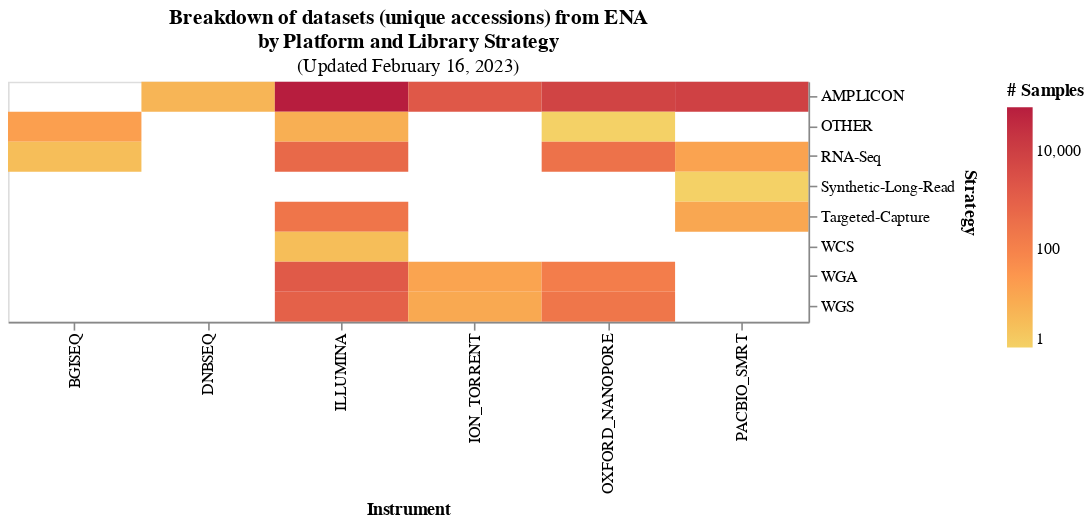

Write notebook code for a chart like this one.
### Code cell
back = alt.Chart(heatmap_2d).mark_rect(opacity=1).encode(
    x=alt.X(
        "instrument_platform:N",
        title="Instrument"
    ),
    y=alt.Y(
        "library_strategy:N",
        title="Strategy",
        axis=alt.Axis(orient='right')
    ),
    color=alt.Color(
        "run_accession:Q",
        title="# Samples",
        scale=alt.Scale(
            scheme="goldred",
            type="log"
        ),
    ),
    tooltip=[
        alt.Tooltip(
            "instrument_platform:N",
            title="Machine"
        ),
        alt.Tooltip(
            "run_accession:Q",
            title="Number of runs"
        ),
        alt.Tooltip(
            "library_strategy:N",
            title="Protocol"
        )
    ]
).properties(
    width=500,
    height=150,
    title={
      "text": 
        ["Breakdown of datasets (unique accessions) from ENA",
         "by Platform and Library Strategy"],
      "subtitle":"(Updated {})".format(today.strftime("%B %d, %Y"))
    }
)

back

### Figure 1 — Vega-Lite specification as saved in the notebook (floating-point values rounded to 4 significant figures)
{"config": {"view": {"continuousWidth": 400, "continuousHeight": 300}}, "data": {"name": "data-112390675ef7a43e38b2c06afe6a953a"}, "mark": {"type": "rect", "opacity": 1}, "encoding": {"color": {"field": "run_accession", "scale": {"scheme": "goldred", "type": "log"}, "title": "# Samples", "type": "quantitative"}, "tooltip": [{"field": "instrument_platform", "title": "Machine", "type": "nominal"}, {"field": "run_accession", "title": "Number of runs", "type": "quantitative"}, {"field": "library_strategy", "title": "Protocol", "type": "nominal"}], "x": {"field": "instrument_platform", "title": "Instrument", "type": "nominal"}, "y": {"axis": {"orient": "right"}, "field": "library_strategy", "title": "Strategy", "type": "nominal"}}, "height": 150, "title": {"text": ["Breakdown of datasets (unique accessions) from ENA", "by Platform and Library Strategy"], "subtitle": "(Updated February 16, 2023)"}, "width": 500, "$schema": "https://vega.github.io/schema/vega-lite/v4.17.0.json", "datasets": {"data-112390675ef7a43e38b2c06afe6a953a": [{"instrument_platform": "BGISEQ", "library_strategy": "OTHER", "run_accession": 18}, {"instrument_platform": "BGISEQ", "library_strategy": "RNA-Seq", "run_accession": 3}, {"instrument_platform": "DNBSEQ", "library_strategy": "AMPLICON", "run_accession": 5}, {"instrument_platform": "ILLUMINA", "library_strategy": "AMPLICON", "run_accession": 77943}, {"instrument_platform": "ILLUMINA", "library_strategy": "OTHER", "run_accession": 7}, {"instrument_platform": "ILLUMINA", "library_strategy": "RNA-Seq", "run_accession": 556}, {"instrument_platform": "ILLUMINA", "library_strategy": "Targeted-Capture", "run_accession": 239}, {"instrument_platform": "ILLUMINA", "library_strategy": "WCS", "run_accession": 3}, {"instrument_platform": "ILLUMINA", "library_strategy": "WGA", "run_accession": 1511}, {"instrument_platform": "ILLUMINA", "library_strategy": "WGS", "run_accession": 946}, {"instrument_platform": "ION_TORRENT", "library_strategy": "AMPLICON", "run_accession": 1785}, {"instrument_platform": "ION_TORRENT", "library_strategy": "WGA", "run_accession": 13}, {"instrument_platform": "ION_TORRENT", "library_strategy": "WGS", "run_accession": 10}, {"instrument_platform": "OXFORD_NANOPORE", "library_strategy": "AMPLICON", "run_accession": 7289}, {"instrument_platform": "OXFORD_NANOPORE", "library_strategy": "OTHER", "run_accession": 1}, {"instrument_platform": "OXFORD_NANOPORE", "library_strategy": "RNA-Seq", "run_accession": 307}, {"instrument_platform": "OXFORD_NANOPORE", "library_strategy": "WGA", "run_accession": 137}, {"instrument_platform": "OXFORD_NANOPORE", "library_strategy": "WGS", "run_accession": 230}, {"instrument_platform": "PACBIO_SMRT", "library_strategy": "AMPLICON", "run_accession": 8601}, {"instrument_platform": "PACBIO_SMRT", "library_strategy": "RNA-Seq", "run_accession": 14}, {"instrument_platform": "PACBIO_SMRT", "library_strategy": "Synthetic-Long-Read", "run_accession": 1}, {"instrument_platform": "PACBIO_SMRT", "library_strategy": "Targeted-Capture", "run_accession": 11}]}}
